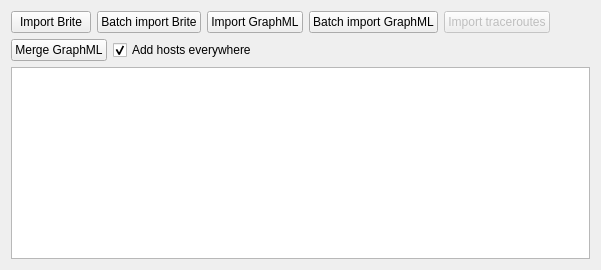
      <widget class="QWidget" name="tabBRITE">
       <attribute name="title">
        <string>Import</string>
       </attribute>
       <layout class="QVBoxLayout" name="verticalLayout_8">
        <item>
         <widget class="QWidget" name="widget_3" native="true">
          <layout class="QHBoxLayout" name="horizontalLayout_4">
           <property name="leftMargin">
            <number>0</number>
           </property>
           <property name="topMargin">
            <number>0</number>
           </property>
           <property name="rightMargin">
            <number>0</number>
           </property>
           <property name="bottomMargin">
            <number>0</number>
           </property>
           <item>
            <widget class="QPushButton" name="btnBriteImport">
             <property name="text">
              <string>Import Brite</string>
             </property>
            </widget>
           </item>
           <item>
            <widget class="QPushButton" name="btnBRITEBatchImport">
             <property name="text">
              <string>Batch import Brite</string>
             </property>
            </widget>
           </item>
           <item>
            <widget class="QPushButton" name="btnGraphMLImport">
             <property name="text">
              <string>Import GraphML</string>
             </property>
            </widget>
           </item>
           <item>
            <widget class="QPushButton" name="btnGraphMLBatchImport">
             <property name="text">
              <string>Batch import GraphML</string>
             </property>
            </widget>
           </item>
           <item>
            <widget class="QPushButton" name="btnImportTraces">
             <property name="enabled">
              <bool>false</bool>
             </property>
             <property name="text">
              <string>Import traceroutes</string>
             </property>
            </widget>
           </item>
           <item>
            <spacer name="horizontalSpacer_7">
             <property name="orientation">
              <enum>Qt::Horizontal</enum>
             </property>
             <property name="sizeHint" stdset="0">
              <size>
               <width>40</width>
               <height>20</height>
              </size>
             </property>
            </spacer>
           </item>
          </layout>
         </widget>
        </item>
        <item>
         <widget class="QWidget" name="widget_19" native="true">
          <layout class="QHBoxLayout" name="horizontalLayout_9">
           <property name="leftMargin">
            <number>0</number>
           </property>
           <property name="topMargin">
            <number>0</number>
           </property>
           <property name="rightMargin">
            <number>0</number>
           </property>
           <property name="bottomMargin">
            <number>0</number>
           </property>
           <item>
            <widget class="QPushButton" name="btnGraphMLImportMerge">
             <property name="text">
              <string>Merge GraphML</string>
             </property>
            </widget>
           </item>
           <item>
            <widget class="QCheckBox" name="checkImportAddHosts">
             <property name="text">
              <string>Add hosts everywhere</string>
             </property>
             <property name="checked">
              <bool>true</bool>
             </property>
            </widget>
           </item>
           <item>
            <spacer name="horizontalSpacer_3">
             <property name="orientation">
              <enum>Qt::Horizontal</enum>
             </property>
             <property name="sizeHint" stdset="0">
              <size>
               <width>40</width>
               <height>20</height>
              </size>
             </property>
            </spacer>
           </item>
          </layout>
         </widget>
        </item>
        <item>
         <widget class="QPlainTextEdit" name="txtBrite">
          <property name="maximumBlockCount">
           <number>1000</number>
          </property>
         </widget>
        </item>
       </layout>
      </widget>
